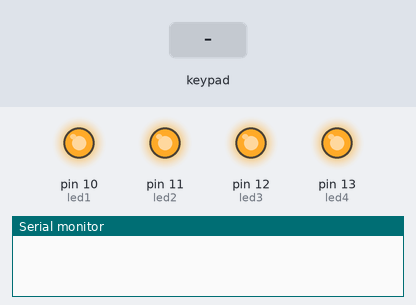
A sketch run on a simulated Arduino Uno, built with avr-gcc and run on an emulated ATmega328P. Shown: output pins drawn as LEDs (lit = HIGH), the last lines printed to the serial monitor. The inputs (shaded band) are chosen by the test bench. Random numbers use the default seed unless the sketch sets one.

Above: at 1.2 s.
1.3 s: key '9' pressed
At 2.4 s:
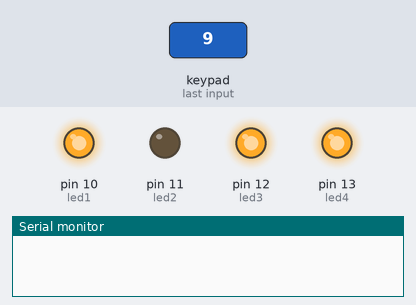
At 6.7 s:
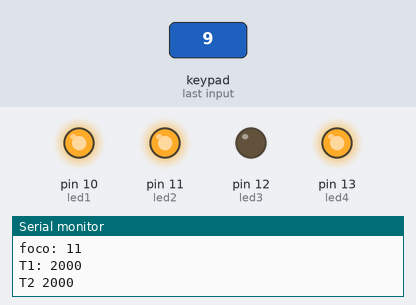
Timing chart, 0 to 60.8 s (numbered marks = the images above; inputs shaded):
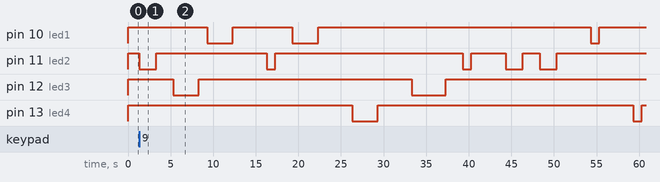

The sketch:

Luces_led_teclado.ino
```cpp
#include <Keypad.h>
//Las variables utilizadas para la utilizacion del teclado
const byte ROWS = 4;
const byte COLS = 4;
int validacion=0;
int clave=0;
int luz=0;
int tiempo1=0;
int tiempo2=0;
int contador=0;
int control=0;
//Teclado
char keys[ROWS][COLS] =
{
 {'1','2','3','A'},
 {'4','5','6','E'},
 {'7','8','9','I'},
 {'*','0','U','O'}
};
//Ubicación de pines para la conexion arduino y teclado
byte rowPins[ROWS] = {9,8,7,6}; //Filas(pines del 9 al 6)
byte colPins[COLS] = {5,4,3,2}; //Columnas (pines del 5 al 2)
Keypad keypad = Keypad( makeKeymap(keys), rowPins, colPins, ROWS, COLS );
//Led hace de encendido y apagado de la alarmas
int led1 = 10;
int led2 = 11;
int led3 = 12;
int led4 = 13;

////////////////////////////////////////////////////////////////////VOID SETUP
void setup()
{
  //Inicializcion de comunicacion serial, pero no se usa computadora
  Serial.begin (9600);
  pinMode(led1, OUTPUT);
  pinMode(led2, OUTPUT);
  pinMode(led3, OUTPUT);
  pinMode(led4, OUTPUT);
  digitalWrite(led1, HIGH);
  digitalWrite(led2, HIGH);
  digitalWrite(led3, HIGH);
  digitalWrite(led4, HIGH);
  randomSeed(1);
}
//Proceso inicial
void loop()
{
  //funcion que detecta una tecla presionada
  char key = keypad.getKey();
  if(key)
  {
    switch (key)
    {   case '1':                            //Cuando key "1" es oprimida...
        digitalWrite(led1, HIGH);             //El sonido se enciende
    }
  }
  if(key)
  {
    switch (key)
    {   case '2':                            //Cuando key "1" es oprimida...
        digitalWrite(led1, LOW);             //El sonido se enciende
    }
  }
  if(key)
  {
    switch (key)
    {   case '3':                            //Cuando key "1" es oprimida...
        digitalWrite(led2, HIGH);             //El sonido se enciende
    }
  }
  if(key)
  {
    switch (key)
    {   case '4':                            //Cuando key "1" es oprimida...
        digitalWrite(led2, LOW);             //El sonido se enciende
    }
  }
  if(key)
  {
    switch (key)
    {   case '5':                            //Cuando key "1" es oprimida...
        digitalWrite(led3, HIGH);             //El sonido se enciende
    }
  }
  if(key)
  {
    switch (key)
    {   case '6':                            //Cuando key "1" es oprimida...
        digitalWrite(led3, LOW);             //El sonido se enciende
    }
  }
  if(key)
  {
    switch (key)
    {   case '7':                            //Cuando key "1" es oprimida...
        digitalWrite(led4, HIGH);             //El sonido se enciende
    }
  }
  if(key)
  {
    switch (key)
    {   case '8':                            //Cuando key "1" es oprimida...
        digitalWrite(led4, LOW);             //El sonido se enciende
    }
  }
  if(key)
  {
    switch (key)
    {   case '9':                            //Cuando key "1" es oprimida...
         control=1;
    }
  }
 if(key)
  {
    switch (key)
    {   case '0':                            //Cuando key "1" es oprimida...
        digitalWrite(led1, HIGH);
        digitalWrite(led2, HIGH);
        digitalWrite(led3, HIGH);
        digitalWrite(led4, HIGH);
        control=0;
    }
  }
  if(control==1)
  {
    luz=random(10,13);
    tiempo1=random(1,5)*1000;
    tiempo2=random(1,5)*1000;
    digitalWrite(luz, LOW);             //El sonido se enciende
    delay(tiempo1);
    digitalWrite(luz,HIGH);             //El sonido se enciende
    delay(tiempo2);
    Serial.print("foco: ");
    Serial.println(luz);
    Serial.print("T1: ");
    Serial.println(tiempo1);
    Serial.print("T2 ");
    Serial.println(tiempo2);
    contador= contador+1;
    if (contador >4)
    {
      contador=0;
      digitalWrite(13, LOW);             //El sonido se enciende
      delay(tiempo1);
      digitalWrite(13,HIGH);             //El sonido se enciende
      delay(tiempo2);
      Serial.println("pin 13 ");
    }
   }

}
```

Measured:
- after the input at 1.3 s, pin 10 (led1): goes LOW 3.0 s, HIGH 7.0 s, LOW 3.0 s, HIGH 32.0 s, LOW 1.0 s, then HIGH, starting after 8.0 s; pin 11 (led2): HIGH → LOW at once, → HIGH 2.0 s later, → LOW 13.0 s later, → HIGH 1.0 s later, … (10 changes in this stretch)
